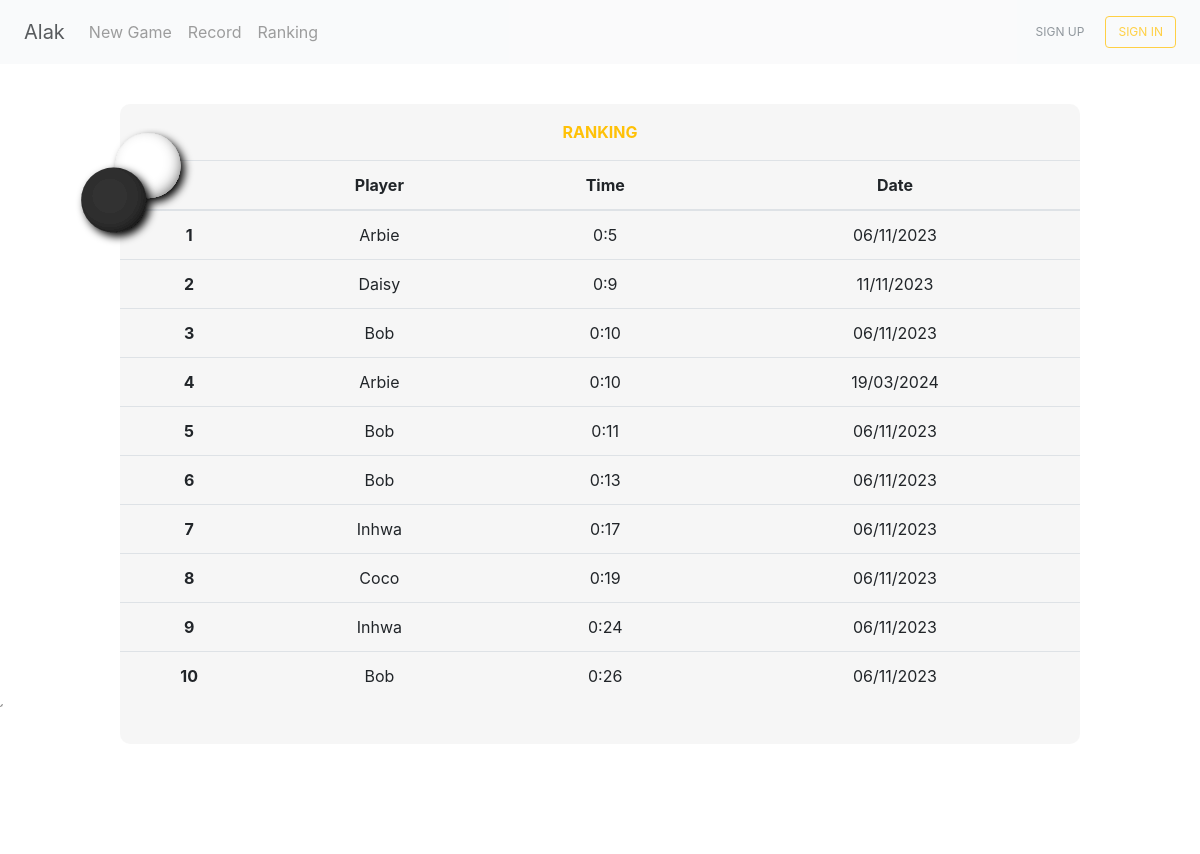
Page /ranking on the committed database.
### project/models.py (models this page shows)
class Record(db.Model):
    __tablename__ = 'record'
    id = db.Column(db.Integer(), primary_key=True)
    user_id = db.Column(db.String(50))
    user_name = db.Column(db.String(50))
    time = db.Column(db.String(50))
    second = db.Column(db.Integer())
    result = db.Column(db.String(50))
    date = db.Column(db.String(50))

### project/main.py (the view)
@main.route('/ranking')
def ranking():
    try:
        displayed_name = current_user.name
    except:
        displayed_name = "our guest"
    record = Record.query.filter_by(result="WIN").order_by(Record.second).limit(10).all()
    return render_template('ranking.html', result=record, name=displayed_name)

### project/templates/ranking.html (shortened to what this page needs)
{% extends 'base.html' %}
{% block content %}
    <svg id="svg" style="position: absolute; z-index: 1; top: 15%; left: 3%;" viewBox="-2.2 -2.2 7 7" xmlns="http://www.w3.org/2000/svg" width="200" height="120">
        <use href="#piece-white" x="2" y="0"/>
        <use href="#piece-black" x="0" y="2"/>
    </svg>
    <div style="position: relative; top: 5%; overflow-x: auto;" class="square rounded-9 big-square text-center">
        <p class="text-warning text-uppercase font-weight-bold pt-3">RANKING</p>
        <table class="table">
          <thead>
            <tr>
              <th scope="col"></th>
              <th scope="col">Player</th>
              <th scope="col">Time</th>
              <th scope="col">Date</th>
            </tr>
          </thead>
          <tbody style="overflow: auto; height: 100px;">
            {% for i in range(result | length) %}
            <tr>
              <th scope="row">{{ i + 1}}</th>
              <td> {{ result[i].user_name }} </td>
              <td> {{ result[i].time }} </td>
              <td> {{ result[i].date }} </td>
            </tr>
            {% endfor %}
          </tbody>
        </table>
    </div>
{% endblock %}

### project/static/css/style.css (style rules this page uses)
.big-square { background-color: rgba(245, 245, 245, .85); height: 80%; width: 80%; margin-left: auto; margin-right: auto; display: block; border-radius: 10px; }

### rows in the picture
Record: user_name "Arbie", time "0:5", date "06/11/2023"
Record: user_name "Daisy", time "0:9", date "11/11/2023"
Record: user_name "Bob", time "0:10", date "06/11/2023"
Record: user_name "Arbie", time "0:10", date "19/03/2024"
Record: user_name "Bob", time "0:11", date "06/11/2023"
Record: user_name "Bob", time "0:13", date "06/11/2023"
Record: user_name "Inhwa", time "0:17", date "06/11/2023"
Record: user_name "Coco", time "0:19", date "06/11/2023"
Record: user_name "Inhwa", time "0:24", date "06/11/2023"
Record: user_name "Bob", time "0:26", date "06/11/2023"

### other values in the picture
{{ i + 1 }} "1" "2" "3" "4" "5" "6" "7" "8" "9" "10"
